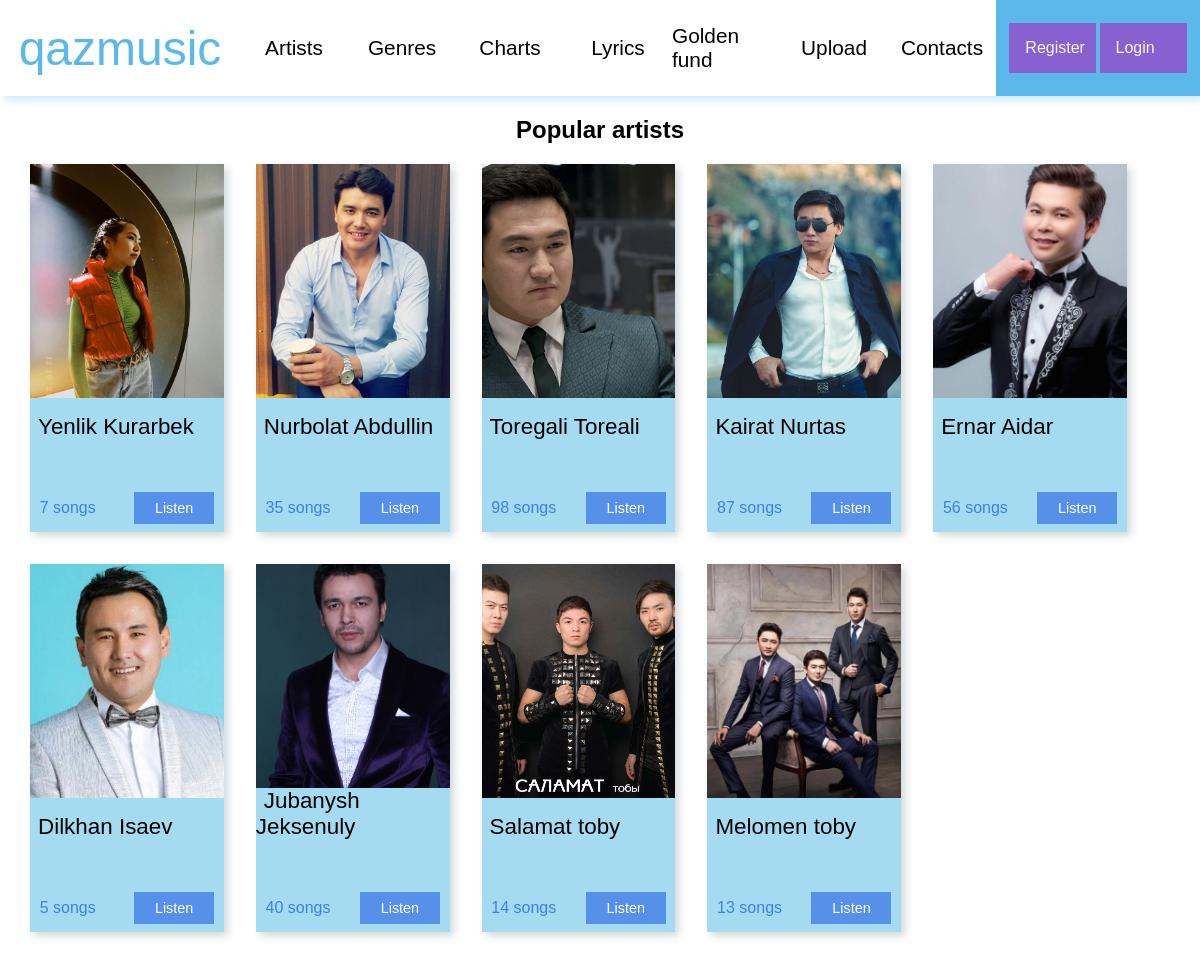
/artists, run on the app's committed database.
### qazmusic/models.py (models this page shows, shortened)
class Artists(models.Model):
    name = models.CharField(max_length=255, db_index=True)
    surname = models.CharField(max_length=255, db_index=True, null=True)
    repertoire = models.IntegerField(verbose_name='repertoire', null=True)
    photo = models.ImageField(upload_to='photo/', null=True)
    def get_absolute_url(self):
        return reverse('artist-view', kwargs={
            'artist_id': self.pk,
            'fullname': self.name + '-' + self.surname
        })
    class Meta:
        verbose_name = 'Artist'
        verbose_name_plural = 'Artists'

### qazmusic/views.py (the view)
# urls.py: path('artists', ShowArtists.as_view(), name='artists'),
class ShowArtists(DataMixin, ListView):
    model = Artists
    template_name = 'qazmusic/artists.html'
    context_object_name = 'artists_list'
    allow_empty = False
    def get_context_data(self, *, object_list=None, **kwargs):
        context = super().get_context_data(**kwargs)
        c_def = self.get_user_context(title='qazmusic - Artists')
        return dict(list(context.items()) + list(c_def.items()))

### qazmusic/utils.py (called while the page is built)
def get_tracks():
    get_tracks = Tracks.objects.all()
    return get_tracks

    def get_user_context(self, **kwargs):
        context = kwargs
        context['header_menu'] = header_menu
        context['tracks'] = get_tracks()
        return context

### qazmusic/templates/qazmusic/artists.html
{% extends 'qazmusic/base.html' %}
{% load static %}
{% block content %}
    <link rel="stylesheet" href="{% static 'qazmusic/css/artists-list.css' %}">
    <main class="artists-page">
        <h2>Popular artists</h2>
        <div class="cards">
            {% for artist in artists_list %}
                <div class="card-div">
                    <div class="top">
                        <div class="first"
                             style="background: url('{{ artist.photo.url }}') no-repeat center;
                                     background-size: cover;
                                     "
                        >
                        </div>
                        <div class="second">
                            <span>{{ artist.name }} {{ artist.surname }}</span>
                        </div>
                    </div>
                    <div class="bottom">
                        <span>{{ artist.repertoire }} songs</span>
                        <a href="{{ artist.get_absolute_url }}">
                            Listen
                        </a>
                    </div>
                </div>
            {% endfor %}
        </div>
    </main>
{% endblock %}

### qazmusic/static/qazmusic/css/style.css (style rules this page uses)
html, body { width: 100%; height: 100vh; font-family: "Mark Pro medium", sans-serif; margin: 0; padding: 0; }

### qazmusic/static/qazmusic/css/artists-list.css (style rules this page uses)
.artists-page { display: flex; flex-direction: column; justify-content: center; align-items: center; }
.cards { width: 95%; height: auto; display: flex; flex-wrap: wrap; }
.card-div { width: 17%; height: 23rem; display: flex; flex-direction: column; justify-content: space-between; align-items: center; margin: 0 2rem 2rem 0; background-color: rgba(132, 206, 235, 0.73); box-shadow: 4px 4px 8px 0 rgba(34, 60, 80, 0.2); transition: background-color 0.4s ease; }
.card-div > .top { width: 100%; height: 75%; display: flex; flex-direction: column; justify-content: space-between; }
.top > .second > span { padding: 0.5rem; font-size: 1.4rem; }
.first { width: 100%; height: 85%; }
.bottom { width: 90%; display: flex; justify-content: space-between; align-items: center; padding: 0.5rem; user-select: none; }
.bottom span { color: #3b81e2; }
.bottom a { text-decoration: none; color: white; width: 5rem; height: 2rem; display: flex; justify-content: center; text-align: center; align-items: center; background-color: #5690e9; font-size: 0.9rem; transition: background-color 0.4s ease; }

### data on the page
Artists: photo (picture), name "Yenlik", surname "Kurarbek", repertoire "7"
Artists: photo (picture), name "Nurbolat", surname "Abdullin", repertoire "35"
Artists: photo (picture), name "Toregali", surname "Toreali", repertoire "98"
Artists: photo (picture), name "Kairat", surname "Nurtas", repertoire "87"
Artists: photo (picture), name "Ernar", surname "Aidar", repertoire "56"
Artists: photo (picture), name "Dilkhan", surname "Isaev", repertoire "5"
Artists: photo (picture), name "Jubanysh", surname "Jeksenuly", repertoire "40"
Artists: photo (picture), name "Salamat", surname "toby", repertoire "14"
Artists: photo (picture), name "Melomen", surname "toby", repertoire "13"

### other printed values
{{ title }} "Artists" "Genres" "Charts" "Lyrics" "Golden fund" "Upload" "Contacts"
